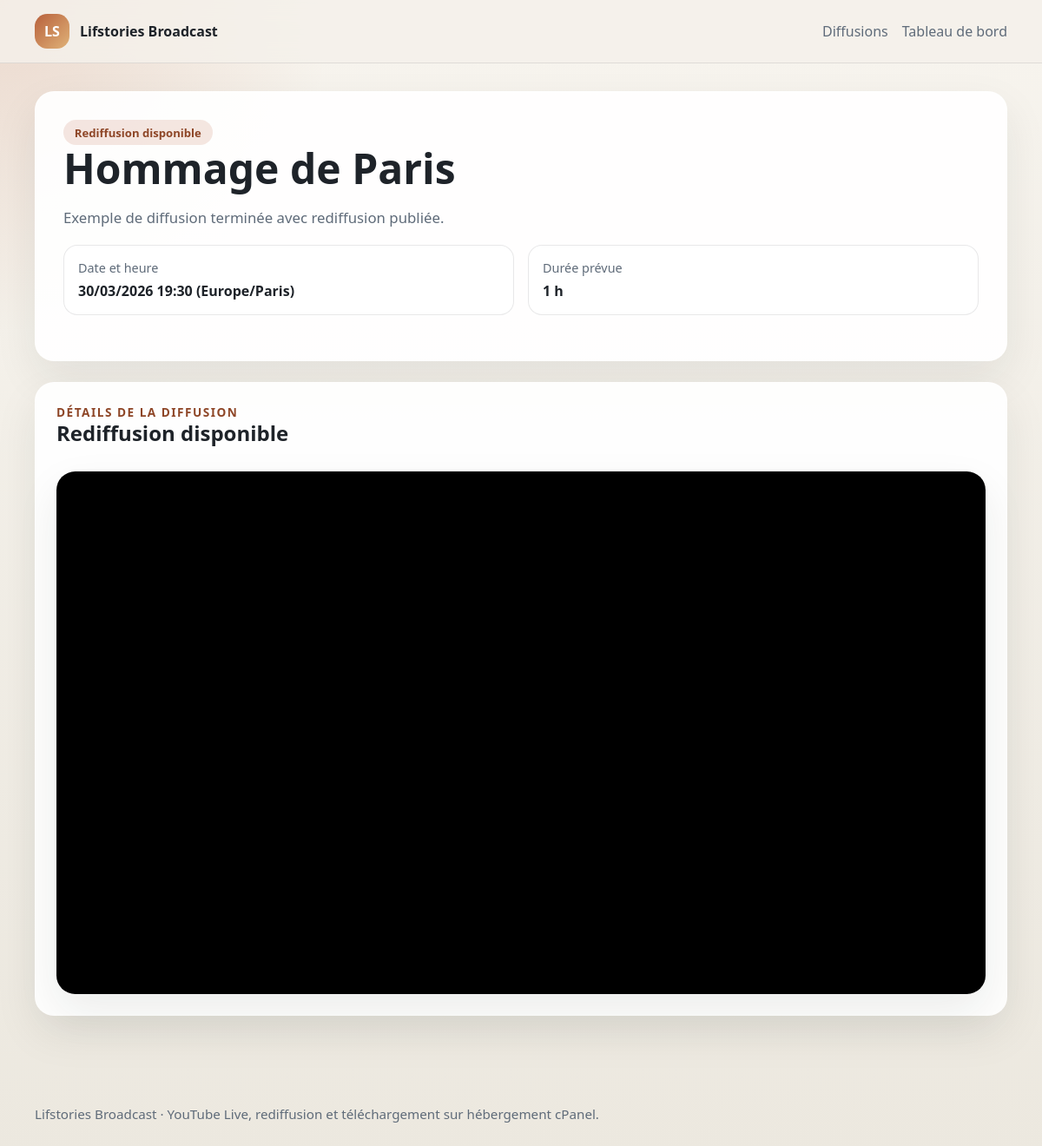
/event.php?slug=hommage-paris, run on the app's committed database.
### tables this page shows
CREATE TABLE IF NOT EXISTS `broadcast_events` (
  `id` INT UNSIGNED NOT NULL AUTO_INCREMENT,
  `title` VARCHAR(190) NOT NULL,
  `slug` VARCHAR(190) NOT NULL,
  `description` TEXT NULL,
  `start_at` DATETIME NOT NULL COMMENT 'UTC datetime',
  `duration_minutes` SMALLINT UNSIGNED NOT NULL DEFAULT 60,
  `timezone` VARCHAR(64) NOT NULL DEFAULT 'America/Toronto',
  `youtube_live_input` VARCHAR(255) NULL,
  `youtube_live_video_id` CHAR(11) NULL,
  `youtube_replay_input` VARCHAR(255) NULL,
  `youtube_replay_video_id` CHAR(11) NULL,
  `download_url` VARCHAR(255) NULL,
  `local_file_path` VARCHAR(255) NULL,
  `access_code_hash` VARCHAR(255) NULL,
  `manual_status` ENUM('scheduled', 'live', 'replay', 'archived') NULL DEFAULT NULL,
  `is_published` TINYINT(1) NOT NULL DEFAULT 0,
  `created_at` DATETIME NOT NULL DEFAULT CURRENT_TIMESTAMP,
  `updated_at` DATETIME NOT NULL DEFAULT CURRENT_TIMESTAMP ON UPDATE CURRENT_TIMESTAMP,
  PRIMARY KEY (`id`),
  UNIQUE KEY `uniq_slug` (`slug`),
  KEY `idx_published_start` (`is_published`, `start_at`),
  KEY `idx_manual_status` (`manual_status`)
);

### app/Helpers/functions.php (called while the page is built, shortened)
<?php
if (!function_exists('config')) {
    function config(?string $key = null, mixed $default = null): mixed
    {
        $config = $GLOBALS['lsb_config'] ?? [];
        $segments = explode('.', $key);
        $value = $config;
        foreach ($segments as $segment) {
            $value = $value[$segment];
        }
        return $value;
    }
}
if (!function_exists('lang')) {
    function lang(string $key, array $replace = []): string
    {
        $messages = $GLOBALS['lsb_lang'] ?? [];
        $message = $messages[$key] ?? $key;
        return $message;
    }
}
if (!function_exists('e')) {
    function e(mixed $value): string
    {
        return htmlspecialchars((string) $value, ENT_QUOTES, 'UTF-8');
    }
}
if (!function_exists('render')) {
    function render(string $view, array $data = [], string $layout = 'public'): void
    {
        $viewFile = APP_ROOT . '/app/Views/' . $view . '.php';
        extract($data, EXTR_SKIP);
        require $viewFile;
    }
}

### app/Controllers/PublicController.php (called while the page is built, shortened)
<?php
class PublicController
{
    private BroadcastEvent $events;
    private EventStatusService $statusService;
    private YoutubeService $youtubeService;
    private Auth $auth;
    public function __construct()
    {
        $this->events = new BroadcastEvent();
        $this->statusService = new EventStatusService();
        $this->youtubeService = new YoutubeService();
        $this->auth = new Auth();
    }
    public function show(): void
    {
        $slug = trim((string) ($_GET['slug'] ?? ''));
        $preview = isset($_GET['preview']) && $_GET['preview'] === '1' && $this->auth->isAuthenticated();
        $event = $preview ? $this->events->findBySlug($slug) : $this->events->findPublishedBySlug($slug);
        $event = $this->decorate($event);
        $requiresAccessCode = !$preview && $this->requiresAccessCode($event);
        $accessGranted = !$requiresAccessCode || $this->hasEventAccess($event);
        $accessErrors = [];
        \render('public/event', [
            'pageTitle' => $event['title'],
            'event' => $event,
            'requiresAccessCode' => $requiresAccessCode,
            'accessGranted' => $accessGranted,
            'accessErrors' => $accessErrors,
            'embedMode' => $this->embedMode(),
        ], $this->layout());
    }
    private function decorate(array $event): array
    {
        $status = $this->statusService->compute($event);
        $replayId = (string) ($event['youtube_replay_video_id'] ?? '');
        $liveId = (string) ($event['youtube_live_video_id'] ?? '');
        $playerVideoId = null;
        $playerType = null;
        $placeholder = \lang('placeholder_scheduled');
        if ($status === 'live') {
            $playerVideoId = $liveId !== '' ? $liveId : null;
            $playerType = $playerVideoId ? 'live' : null;
            $placeholder = $playerVideoId ? '' : \lang('placeholder_no_live');
        } elseif ($replayId !== '') {
            $playerVideoId = $replayId;
            $playerType = 'replay';
            $placeholder = '';
        } elseif ($status === 'scheduled') {
            $placeholder = \lang('placeholder_scheduled');
        } else {
            $placeholder = \lang('placeholder_no_replay');
        }
        $downloadLink = null;
        $event['effective_status'] = $status;
        $event['status_label'] = \lang($status);
        $event['status_badge_class'] = \status_badge_class($status);
        $event['display_start_at'] = $this->statusService->displayDate($event) . ' (' . $event['timezone'] . ')';
        $event['countdown_target'] = $this->statusService->countdownTarget($event);
        $event['duration_label'] = \format_minutes((int) $event['duration_minutes']);
        $event['player_video_id'] = $playerVideoId;
        $event['player_type'] = $playerType;
        $event['embed_url'] = $this->youtubeService->embedUrl($playerVideoId);
        $event['player_placeholder'] = $placeholder;
        $event['download_link'] = $downloadLink;
        $event['public_url'] = \event_public_url($event);
        $event['preview_url'] = \event_public_url($event, true);
        return $event;
    }
    private function requiresAccessCode(array $event): bool
    {
        return !$this->auth->isAuthenticated() && !empty($event['access_code_hash']);
    }
    private function embedMode(): bool
    {
        return isset($_GET['embed']) && $_GET['embed'] === '1';
    }
    private function layout(): string
    {
        return $this->embedMode() ? 'embed' : 'public';
    }
}

### event.php (called while the page is built, shortened)
<?php
require __DIR__ . '/app/bootstrap.php';
$controller = new App\Controllers\PublicController();
$controller->show();

### app/Models/BroadcastEvent.php (called while the page is built, shortened)
<?php
class BroadcastEvent
{
    private PDO $db;
    public function __construct()
    {
        $this->db = Database::connection();
    }
    public function findPublishedBySlug(string $slug): ?array
    {
        $statement = $this->db->prepare('SELECT * FROM broadcast_events WHERE slug = :slug AND is_published = 1 LIMIT 1');
        $statement->execute(['slug' => $slug]);
        $event = $statement->fetch();
        return $event ?: null;
    }
}

### app/bootstrap.php (called while the page is built, shortened)
<?php
spl_autoload_register(static function (string $class): void {
    $prefix = 'App\\';
    $relative = substr($class, strlen($prefix));
    $path = APP_ROOT . '/app/' . str_replace('\\', '/', $relative) . '.php';
});
require_once APP_ROOT . '/app/Helpers/functions.php';

### app/Services/Database.php (called while the page is built, shortened)
<?php
class Database
{
    private static ?PDO $connection = null;
    public static function connection(): PDO
    {
        $host = (string) \config('database.host', 'localhost');
        $port = (int) \config('database.port', 3306);
        $name = (string) \config('database.name', '');
        $username = (string) \config('database.username', '');
        $password = (string) \config('database.password', '');
        $charset = (string) \config('database.charset', 'utf8mb4');
        $dsn = sprintf('mysql:host=%s;port=%d;dbname=%s;charset=%s', $host, $port, $name, $charset);
        try {
            self::$connection = new PDO($dsn, $username, $password, [
                PDO::ATTR_ERRMODE => PDO::ERRMODE_EXCEPTION,
                PDO::ATTR_DEFAULT_FETCH_MODE => PDO::FETCH_ASSOC,
                PDO::ATTR_EMULATE_PREPARES => false,
            ]);
        } catch (PDOException $exception) {
            \log_message('Database connection failed: ' . $exception->getMessage());
            if (\is_production()) {
                throw new RuntimeException('Connexion à la base de données impossible.');
            }
            throw $exception;
        }
        return self::$connection;
    }
}

### app/Views/public/event.php (the view, shortened to what this page needs)
<?php
$locked = !empty($requiresAccessCode) && empty($accessGranted);
?>
<article class="broadcast-page">
    <header class="broadcast-hero">
        <div class="broadcast-hero__content">
            <span class="badge <?= e($event['status_badge_class']); ?>"><?= e($event['status_label']); ?></span>
            <h1><?= e($event['title']); ?></h1>
            <?php if (!$locked && !empty($event['description'])): ?>
                <p class="lede"><?= nl2br(e((string) $event['description'])); ?></p>
            <?php endif; ?>
            <?php if ($locked): ?>
                <p class="lede"><?= e(lang('access_required_message')); ?></p>
            <?php else: ?>
                <div class="meta-row">
                    <div class="meta-chip">
                        <span><?= e(lang('date_time')); ?></span>
                        <strong><?= e($event['display_start_at']); ?></strong>
                    </div>
                    <div class="meta-chip">
                        <span><?= e(lang('expected_duration')); ?></span>
                        <strong><?= e($event['duration_label']); ?></strong>
                    </div>
                </div>
            <?php endif; ?>
        </div>
    </header>
    <?php if ($locked): ?>
        <section class="section-block access-gate">
            <div class="section-block__header">
                <div>
                    <p class="eyebrow"><?= e(lang('private_access')); ?></p>
                    <h2><?= e(lang('access_required')); ?></h2>
                </div>
            </div>
            <?php if (!empty($accessErrors['code'])): ?>
                <div class="alert alert-error"><?= e($accessErrors['code']); ?></div>
            <?php endif; ?>
            <form class="access-form" method="post" action="<?= e(current_url()); ?>">
                <input type="hidden" name="_csrf" value="<?= e(csrf_token('event_access_' . $event['id'])); ?>">
                <label class="form-field">
                    <span><?= e(lang('access_code')); ?></span>
                    <input type="password" name="access_code" required autocomplete="one-time-code">
                </label>
                <button class="button button-primary" type="submit"><?= e(lang('unlock_event')); ?></button>
            </form>
        </section>
    <?php else: ?>
        <section class="section-block">
            <div class="section-block__header">
                <div>
                    <p class="eyebrow"><?= e(lang('event_details')); ?></p>
                    <h2><?= e($event['status_label']); ?></h2>
                </div>
            </div>
            <?php if (!empty($event['embed_url'])): ?>
                <div class="video-shell">
                    <iframe
                        src="<?= e($event['embed_url']); ?>"
                        title="<?= e($event['title']); ?>"
                        allow="accelerometer; autoplay; clipboard-write; encrypted-media; gyroscope; picture-in-picture; web-share"
                        allowfullscreen
                        loading="lazy"
                    ></iframe>
                </div>
            <?php endif; ?>
        </section>
    <?php endif; ?>
</article>

### public/assets/css/style.css (style rules this page uses)
:root { --bg: #f4f1eb; --panel: rgba(255, 255, 255, 0.92); --panel-strong: #ffffff; --text: #1e2329; --muted: #5f6b79; --line: rgba(30, 35, 41, 0.1); --accent: #b8613c; --accent-dark: #8e4627; --success: #0f8a5f; --warning: #c4651d; --archive: #5b6370; --shadow: 0 20px 50px rgba(30, 35, 41, 0.08); --radius: 22px; }
* { box-sizing: border-box; }
html { scroll-behavior: smooth; }
body { margin: 0; font-family: "Trebuchet MS", "Segoe UI", sans-serif; background: radial-gradient(circle at top left, rgba(184, 97, 60, 0.18), transparent 24rem), linear-gradient(180deg, #f7f4ee 0%, #ece8df 100%); color: var(--text); }
.hero-panel, .feature-card, .section-block, .placeholder-card, .empty-card, .broadcast-hero { background: var(--panel); border: 1px solid rgba(255, 255, 255, 0.6); border-radius: var(--radius); box-shadow: var(--shadow); }
.hero-panel, .broadcast-hero { padding: 2rem; margin-bottom: 1.5rem; }
.hero-panel__copy h1, .broadcast-hero h1, .section-block h2 { margin: 0.2rem 0 0.7rem; font-size: clamp(2rem, 4vw, 3.4rem); line-height: 1.02; }
.section-block h2 { font-size: clamp(1.4rem, 2vw, 2rem); }
.lede { max-width: 60ch; color: var(--muted); font-size: 1.05rem; line-height: 1.7; }
.eyebrow { margin: 0; color: var(--accent-dark); font-size: 0.85rem; font-weight: 700; letter-spacing: 0.11em; text-transform: uppercase; }
.section-block { padding: 1.5rem; margin-bottom: 1.5rem; }
.section-block__header { display: flex; align-items: center; justify-content: space-between; gap: 1rem; margin-bottom: 1.25rem; }
.feature-card p, .broadcast-hero p { line-height: 1.75; }
.meta-row, .feature-card__meta { display: grid; grid-template-columns: repeat(auto-fit, minmax(220px, 1fr)); gap: 1rem; margin: 1rem 0 1.25rem; }
.meta-chip { display: flex; flex-direction: column; gap: 0.35rem; padding: 1rem; border-radius: 1rem; background: rgba(255, 255, 255, 0.74); border: 1px solid var(--line); }
.meta-chip span { color: var(--muted); font-size: 0.9rem; }
.badge { display: inline-flex; align-items: center; border-radius: 999px; padding: 0.35rem 0.8rem; font-size: 0.82rem; font-weight: 700; }
.badge-replay { background: rgba(184, 97, 60, 0.15); color: var(--accent-dark); }
.video-shell { position: relative; border-radius: 1.35rem; overflow: hidden; background: #000; aspect-ratio: 16 / 9; box-shadow: var(--shadow); }
.video-shell iframe { width: 100%; height: 100%; border: 0; }

### data on the page
broadcast_events: title "Hommage de Paris", description "Exemple de diffusion terminée avec rediffusion publiée."

### other printed values
lang('app_name') "Lifstories Broadcast"
lang('events') "Diffusions"
lang('dashboard') "Tableau de bord"
$event['status_label'] "Rediffusion disponible"
lang('date_time') "Date et heure"
$event['display_start_at'] "30/03/2026 19:30 (Europe/Paris)"
lang('expected_duration') "Durée prévue"
$event['duration_label'] "1 h"
lang('event_details') "DÉTAILS DE LA DIFFUSION"
